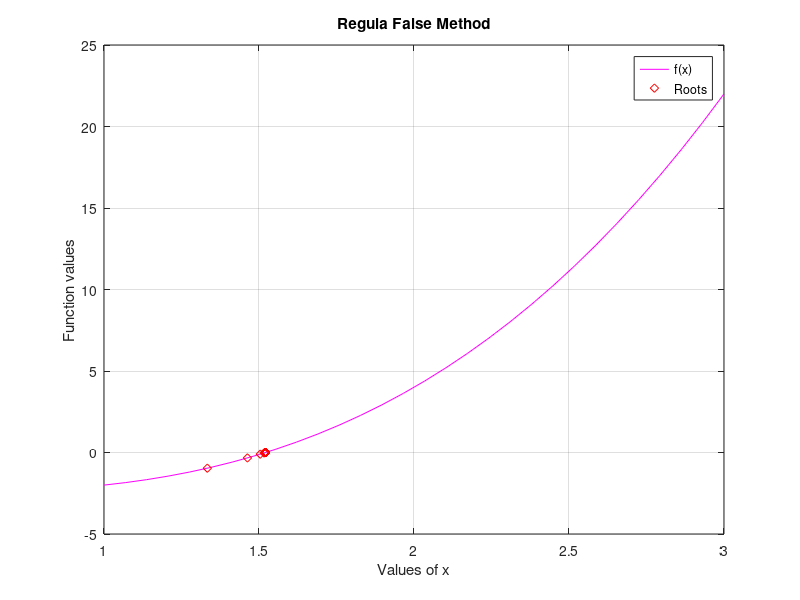

The MATLAB source for this figure:
function name = task_103 ()

  function y = f(x)
    y = x.^3 - x - 2;
  end
  a = 1;
  b = 2;
  e = 0.0001;
  R = [];

  while (b - a ) / 2 > e
      c = (a * f(b) - b * f(a)) / (f(b) - f(a));
      R =[R; c];
      if f (c) == 0
        break;
      elseif f(a) * f(c) < 0
        b = c;
      else f(b) * f(c) < 0
        a = c;
      end
    end
   fprintf ('%f\n', R (end));


  x = linspace (1, 3, 30);
  y = f(x);
  plot (x, y, 'm');
  grid on;
  hold on;
  plot(R, f(R), 'rd');
  xlabel('Values of x');
  ylabel('Function values');
  title('Regula False Method');
  legend('f(x) ', 'Roots');


endfunction
